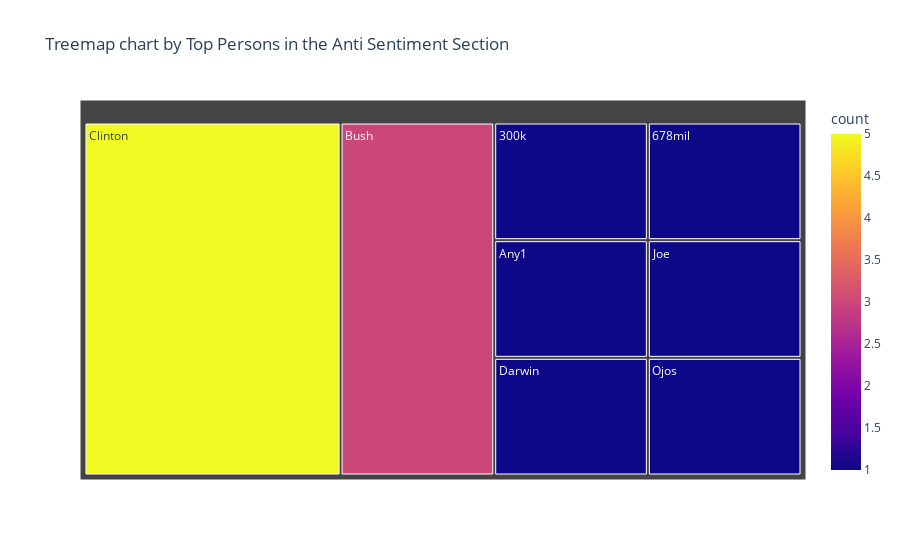

Notebook source saved alongside this figure:
### Code cell
fig = px.treemap(df_anti, path=['person'],title='Treemap chart by Top Persons in the Anti Sentiment Section',
                 values='count', color= "count")
 
fig.show()

### Figure 1 — Plotly figure (JSON) as saved in the notebook; plotly's stock layout.template omitted (floating-point values rounded to 4 significant figures)
{"data": [{"branchvalues": "total", "customdata": [[1], [1], [1], [3], [5], [1], [1], [1]], "domain": {"x": [0, 1], "y": [0, 1]}, "hovertemplate": "labels=%{label}<br>count_sum=%{value}<br>parent=%{parent}<br>id=%{id}<br>count=%{color}<extra></extra>", "ids": ["300k", "678mil", "Any1", "Bush", "Clinton", "Darwin", "Joe", "Ojos"], "labels": ["300k", "678mil", "Any1", "Bush", "Clinton", "Darwin", "Joe", "Ojos"], "marker": {"coloraxis": "coloraxis", "colors": [1, 1, 1, 3, 5, 1, 1, 1]}, "name": "", "parents": ["", "", "", "", "", "", "", ""], "type": "treemap", "values": [1, 1, 1, 3, 5, 1, 1, 1]}], "layout": {"coloraxis": {"colorbar": {"title": {"text": "count"}}, "colorscale": [[0, "#0d0887"], [0.1111, "#46039f"], [0.2222, "#7201a8"], [0.3333, "#9c179e"], [0.4444, "#bd3786"], [0.5556, "#d8576b"], [0.6667, "#ed7953"], [0.7778, "#fb9f3a"], [0.8889, "#fdca26"], [1, "#f0f921"]]}, "legend": {"tracegroupgap": 0}, "title": {"text": "Treemap chart by Top Persons in the Anti Sentiment Section"}}}
